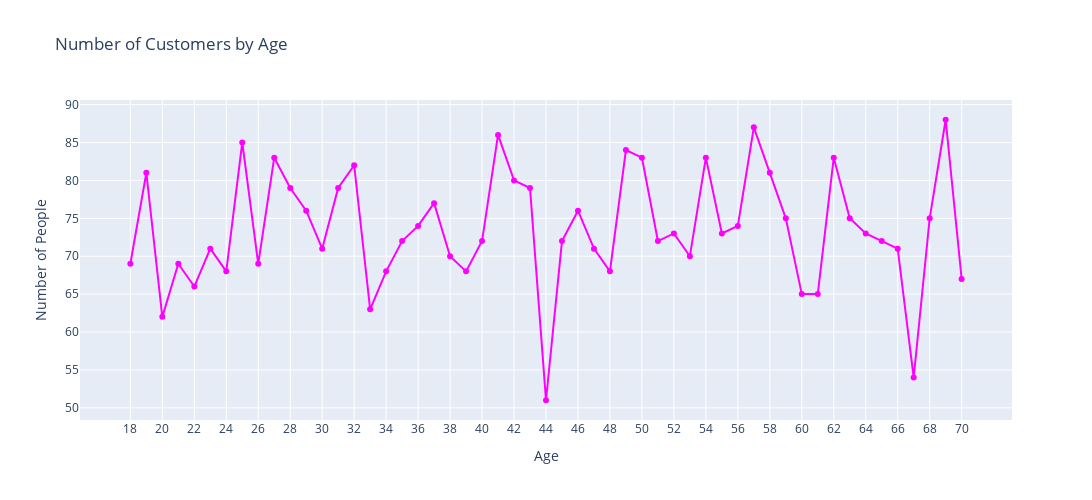

This figure's notebook cell:
### Markdown cell above
## Customers Age

### Code cell
minimum = df['Age'].min()
maximum = df['Age'].max()

age_counts = df['Age'].value_counts().sort_index()

fig = go.Figure(
    data=[
        go.Scatter(
            x=age_counts.index,
            y=age_counts.values,
            name="Number of People",
            marker={"color": "magenta"},
            mode="lines+markers"
        )
    ]
)

fig.update_layout(
    title="Number of Customers by Age",
    xaxis_title="Age",
    yaxis_title="Number of People",
    xaxis=dict(tickvals=list(range(minimum, maximum + 2, 2))),
    height=500,
    width=1100
)

fig.show()

print("Age range: " + str(minimum) + " - " + str(maximum))

### Figure 1 — Plotly figure (JSON) as saved in the notebook; plotly's stock layout.template omitted (floating-point values rounded to 4 significant figures)
{"data": [{"marker": {"color": "magenta"}, "mode": "lines+markers", "name": "Number of People", "type": "scatter", "x": [18, 19, 20, 21, 22, 23, 24, 25, 26, 27, 28, 29, 30, 31, 32, 33, 34, 35, 36, 37, 38, 39, 40, 41, 42, 43, 44, 45, 46, 47, 48, 49, 50, 51, 52, 53, 54, 55, 56, 57, 58, 59, 60, 61, 62, 63, 64, 65, 66, 67, 68, 69, 70], "y": [69, 81, 62, 69, 66, 71, 68, 85, 69, 83, 79, 76, 71, 79, 82, 63, 68, 72, 74, 77, 70, 68, 72, 86, 80, 79, 51, 72, 76, 71, 68, 84, 83, 72, 73, 70, 83, 73, 74, 87, 81, 75, 65, 65, 83, 75, 73, 72, 71, 54, 75, 88, 67]}], "layout": {"height": 500, "title": {"text": "Number of Customers by Age"}, "width": 1100, "xaxis": {"autorange": true, "range": [14.85, 73.15], "tickvals": [18, 20, 22, 24, 26, 28, 30, 32, 34, 36, 38, 40, 42, 44, 46, 48, 50, 52, 54, 56, 58, 60, 62, 64, 66, 68, 70], "title": {"text": "Age"}, "type": "linear"}, "yaxis": {"autorange": true, "range": [48.39, 90.61], "title": {"text": "Number of People"}, "type": "linear"}}}
